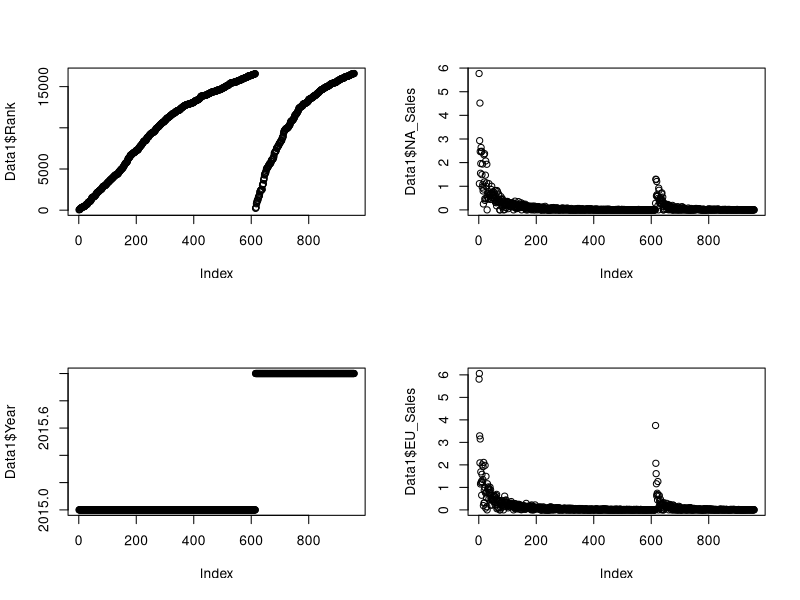
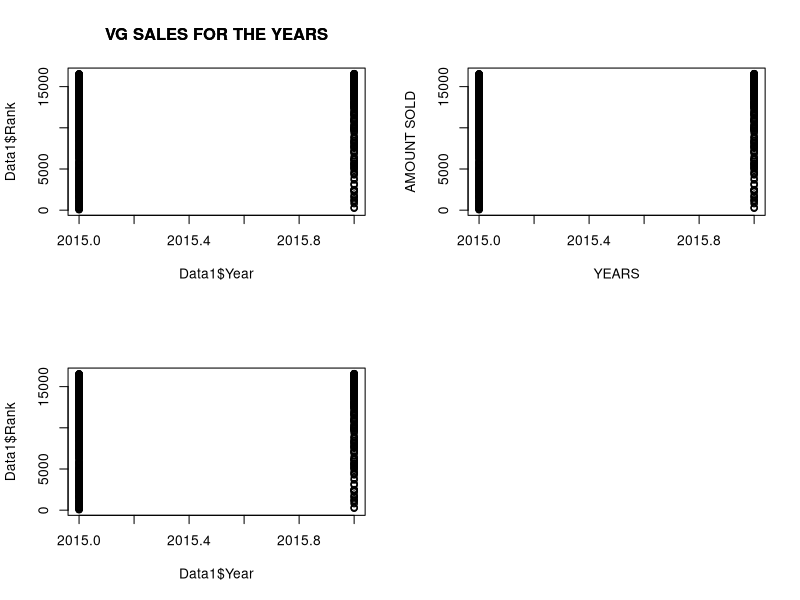

R code for these plots, in order:
library (datasets)

Data1<-read.csv("First Import.csv")
Data1

x11()
dev.cur()
dev.set(4)

mat<-matrix(1:4,2)
mat
layout(mat)

plot(Data1$Rank)
plot(Data1$Year)
plot(Data1$NA_Sales)
plot(Data1$EU_Sales)

plot(Data1$Rank~Data1$Year)
plot(Data1$Rank~Data1$Year, title("VG SALES FOR THE YEARS"))

plot(Data1$Rank~Data1$Year, title="VG SALES FOR THE YEARS", xlab="YEARS", ylab="AMOUNT SOLD")
     
     